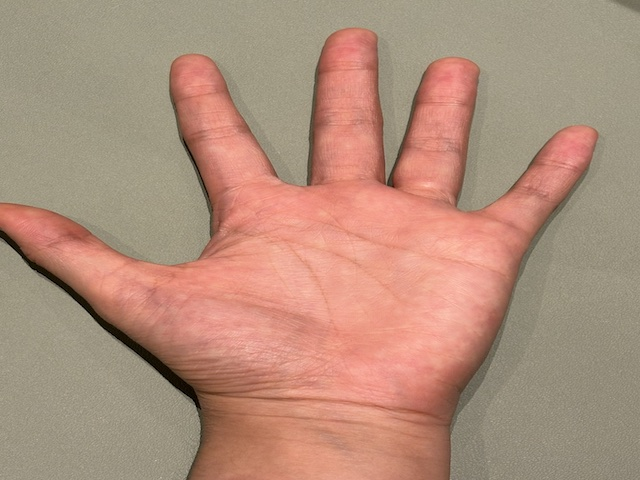
#> input picture hand.jpg, 640 x 480 px
$ python '비컴최종.py'
#> lines starting #> are read from the running program, lines starting #| are printed output that depends on the picture; after the words box and inside, x2 and y2 are one past the last pixel; in counts of white or black regions, pixels touching at a corner belong together
import cv2 as cv
import numpy as np
from matplotlib import pyplot as plt


hand_img = cv.imread('hand.jpg')
#> hand_img is the input picture: shape (480, 640, 3); mean B, G, R 123.4, 142.6, 177.2
eye_img = cv.imread('eye.jpg')
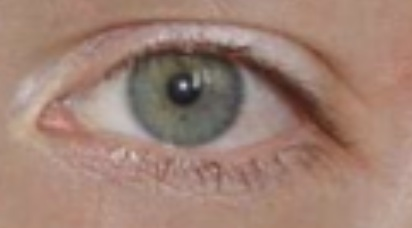
#> input picture eye.jpg, 412 x 228 px
#> eye_img is the input picture: shape (228, 412, 3); mean B, G, R 116.4, 129.2, 159.1

hand_center_x, hand_center_y = hand_img.shape[1] // 2, hand_img.shape[0] // 2
#> hand_center_x = 320; hand_center_y = 240

eye_scale = 0.25
hand_height, hand_width = hand_img.shape[:2]
#> hand_height = 480; hand_width = 640

eye_aspect_ratio = eye_img.shape[1] / eye_img.shape[0]
#> eye_aspect_ratio = 1.81
eye_new_width = int(hand_width * eye_scale)
#> eye_new_width = 160
eye_new_height = int(eye_new_width / eye_aspect_ratio)
#> eye_new_height = 88

eye_resized = cv.resize(eye_img, (eye_new_width, eye_new_height))

eye_mask_resized = np.zeros_like(eye_resized, eye_resized.dtype)
cv.circle(eye_mask_resized, (eye_new_width // 2, eye_new_height // 2), min(eye_new_width // 2, eye_new_height // 2), (255, 255, 255), -1)
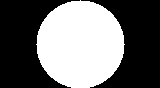
#> eye_mask_resized: shape (88, 160, 3); 43.2% white; 1 white region, box (x1, y1, x2, y2) and area: (36, 0, 125, 88) 6076

top_left_x = hand_center_x - (eye_new_width // 2)
#> top_left_x = 240
top_left_y = hand_center_y - (eye_new_height // 2)
#> top_left_y = 196

seamless_center = (hand_center_x, hand_center_y)
#> seamless_center = (320, 240)

blended_img = cv.seamlessClone(eye_resized, hand_img, eye_mask_resized, seamless_center, cv.NORMAL_CLONE)

#최종 이미지 저장
cv.imwrite("결과.jpg", blended_img)

#결과 화면에 보여주기
plt.imshow(cv.cvtColor(blended_img, cv.COLOR_BGR2RGB))
plt.title("result Image")
plt.axis('on')
plt.grid(False)
plt.show()
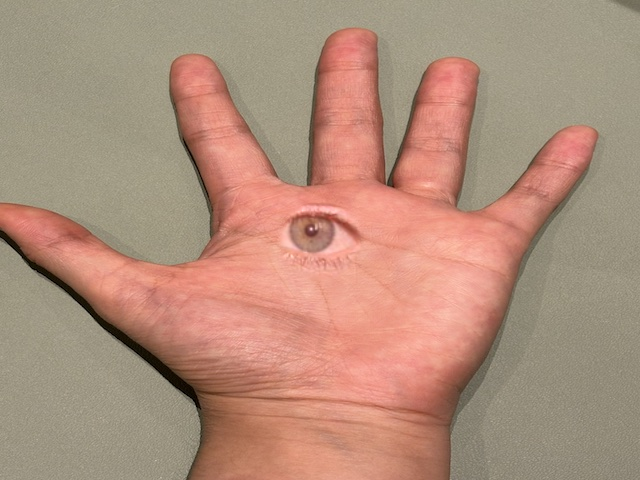
#> shown: shape (480, 640, 3); mean R, G, B 176.9, 142.3, 123.3
